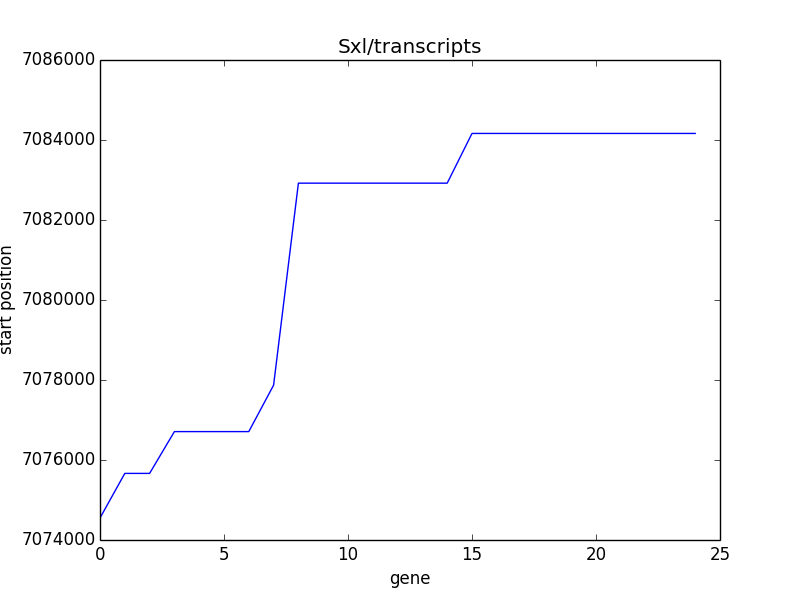

This figure's Python source:
#!/usr/bin/env python

import matplotlib.pyplot as plt
import pandas as pd

annotation = "/Users/cmdb/qbb2015/genomes/BDGP6.Ensembl.81.gtf"

df = pd.read_table(annotation, comment = '#', header = None)
df.columns = ["chromosome","database","type","start","end","score","strand","frame","attributes"]

roi = df["attributes"].str.contains("Sxl")
roi2 = df["type"].str.contains("transcript")

roif = roi & roi2

plt.figure()
plt.title("Sxl/transcripts")
plt.plot(df[roif]["start"])
plt.ylabel("start position")
plt.xlabel("gene")
plt.savefig("exercise2.png")
